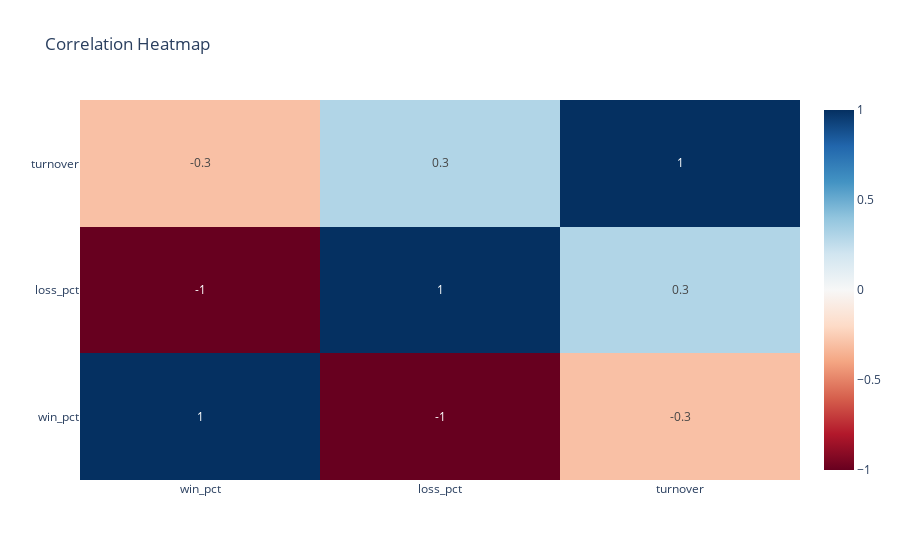
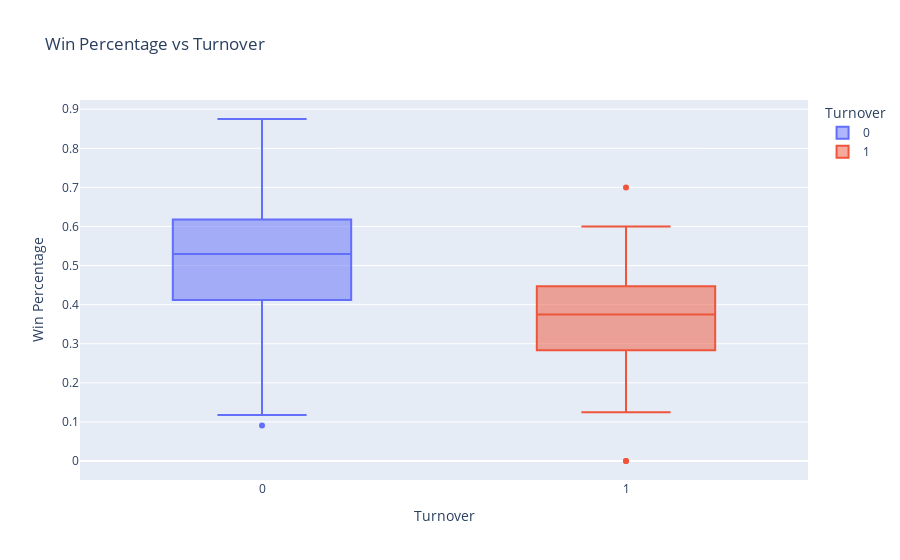
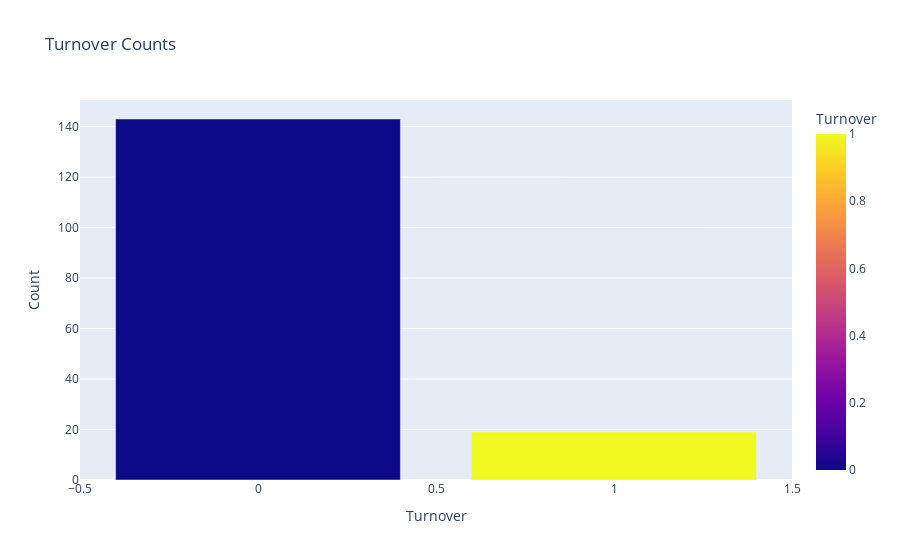

Notebook source saved alongside these figures, in order:
### Markdown cell above
#### Correlation between Win Percentage and Coach Turnover

### Code cell
cd.analyze_wnba_coaches()

### Figure 1 — Plotly figure (JSON) as saved in the notebook; plotly's stock layout.template omitted (floating-point values rounded to 4 significant figures)
{"data": [{"colorscale": [[0, "rgb(103,0,31)"], [0.1, "rgb(178,24,43)"], [0.2, "rgb(214,96,77)"], [0.3, "rgb(244,165,130)"], [0.4, "rgb(253,219,199)"], [0.5, "rgb(247,247,247)"], [0.6, "rgb(209,229,240)"], [0.7, "rgb(146,197,222)"], [0.8, "rgb(67,147,195)"], [0.9, "rgb(33,102,172)"], [1, "rgb(5,48,97)"]], "text": [[1.0, -1.0, -0.3], [-1.0, 1.0, 0.3], [-0.3, 0.3, 1.0]], "texttemplate": "%{text}", "type": "heatmap", "x": ["win_pct", "loss_pct", "turnover"], "y": ["win_pct", "loss_pct", "turnover"], "z": [[1.0, -1.0, -0.3], [-1.0, 1.0, 0.3], [-0.3, 0.3, 1.0]], "zmax": 1, "zmin": -1}], "layout": {"title": {"text": "Correlation Heatmap"}}}

### Figure 2 — Plotly figure (JSON) as saved in the notebook; plotly's stock layout.template omitted (floating-point values rounded to 4 significant figures; data arrays with more than 128 entries replaced by an {"elided": "..."} marker saying what was removed)
{"data": [{"alignmentgroup": "True", "hovertemplate": "Turnover=%{x}<br>Win Percentage=%{y}<extra></extra>", "legendgroup": "0", "marker": {"color": "#636efa"}, "name": "0", "notched": false, "offsetgroup": "0", "orientation": "v", "showlegend": true, "type": "box", "x": {"elided": "143 int values"}, "x0": " ", "xaxis": "x", "y": {"elided": "143 float values"}, "y0": " ", "yaxis": "y"}, {"alignmentgroup": "True", "hovertemplate": "Turnover=%{x}<br>Win Percentage=%{y}<extra></extra>", "legendgroup": "1", "marker": {"color": "#EF553B"}, "name": "1", "notched": false, "offsetgroup": "1", "orientation": "v", "showlegend": true, "type": "box", "x": [1, 1, 1, 1, 1, 1, 1, 1, 1, 1, 1, 1, 1, 1, 1, 1, 1, 1, 1], "x0": " ", "xaxis": "x", "y": [0.4375, 0.0, 0.3158, 0.5, 0.4643, 0.2308, 0.6, 0.7, 0.3529, 0.375, 0.45, 0.2727, 0.125, 0.3333, 0.3913, 0.3889, 0.3636, 0.3846, 0.0], "y0": " ", "yaxis": "y"}], "layout": {"boxmode": "overlay", "legend": {"title": {"text": "Turnover"}, "tracegroupgap": 0}, "title": {"text": "Win Percentage vs Turnover"}, "xaxis": {"anchor": "y", "categoryarray": [0, 1], "categoryorder": "array", "domain": [0, 1], "title": {"text": "Turnover"}}, "yaxis": {"anchor": "x", "domain": [0, 1], "title": {"text": "Win Percentage"}}}}

### Figure 3 — Plotly figure (JSON) as saved in the notebook; plotly's stock layout.template omitted (floating-point values rounded to 4 significant figures)
{"data": [{"hovertemplate": "Turnover=%{marker.color}<br>Count=%{y}<extra></extra>", "legendgroup": "", "marker": {"color": [0, 1], "coloraxis": "coloraxis", "pattern": {"shape": ""}}, "name": "", "orientation": "v", "showlegend": false, "textposition": "auto", "type": "bar", "x": [0, 1], "xaxis": "x", "y": [143, 19], "yaxis": "y"}], "layout": {"barmode": "relative", "coloraxis": {"colorbar": {"title": {"text": "Turnover"}}, "colorscale": [[0, "#0d0887"], [0.1111, "#46039f"], [0.2222, "#7201a8"], [0.3333, "#9c179e"], [0.4444, "#bd3786"], [0.5556, "#d8576b"], [0.6667, "#ed7953"], [0.7778, "#fb9f3a"], [0.8889, "#fdca26"], [1, "#f0f921"]]}, "legend": {"tracegroupgap": 0}, "title": {"text": "Turnover Counts"}, "xaxis": {"anchor": "y", "domain": [0, 1], "title": {"text": "Turnover"}}, "yaxis": {"anchor": "x", "domain": [0, 1], "title": {"text": "Count"}}}}
